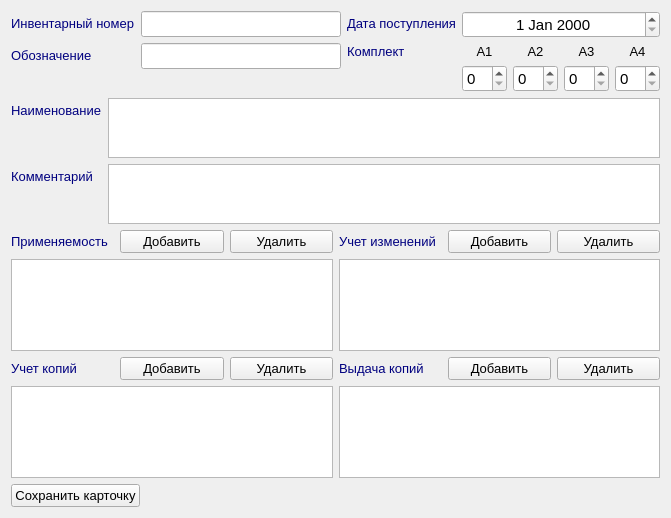
<?xml version="1.0" encoding="UTF-8"?>
<ui version="4.0">
 <class>CardEditForm</class>
 <widget class="QWidget" name="CardEditForm">
  <property name="geometry">
   <rect>
    <x>0</x>
    <y>0</y>
    <width>671</width>
    <height>518</height>
   </rect>
  </property>
  <property name="windowTitle">
   <string>Form</string>
  </property>
  <layout class="QGridLayout" name="gridLayout">
   <item row="0" column="0" colspan="2">
    <layout class="QVBoxLayout" name="verticalLayout_2">
     <item>
      <layout class="QHBoxLayout" name="horizontalLayout_3">
       <item>
        <layout class="QFormLayout" name="formLayout">
         <item row="0" column="0">
          <widget class="QLabel" name="labelInventoryNumber">
           <property name="font">
            <font>
             <pointsize>10</pointsize>
            </font>
           </property>
           <property name="text">
            <string>&lt;html&gt;&lt;head/&gt;&lt;body&gt;&lt;p&gt;&lt;span style=&quot; color:#00007f;&quot;&gt;Инвентарный номер&lt;/span&gt;&lt;/p&gt;&lt;/body&gt;&lt;/html&gt;</string>
           </property>
          </widget>
         </item>
         <item row="0" column="1">
          <widget class="QLineEdit" name="lineEditInventoryNumber">
           <property name="sizePolicy">
            <sizepolicy hsizetype="MinimumExpanding" vsizetype="Fixed">
             <horstretch>0</horstretch>
             <verstretch>0</verstretch>
            </sizepolicy>
           </property>
           <property name="font">
            <font>
             <pointsize>11</pointsize>
            </font>
           </property>
          </widget>
         </item>
         <item row="1" column="0">
          <widget class="QLabel" name="labelDesignation">
           <property name="font">
            <font>
             <pointsize>10</pointsize>
            </font>
           </property>
           <property name="text">
            <string>&lt;html&gt;&lt;head/&gt;&lt;body&gt;&lt;p&gt;&lt;span style=&quot; color:#00007f;&quot;&gt;Обозначение&lt;/span&gt;&lt;/p&gt;&lt;/body&gt;&lt;/html&gt;</string>
           </property>
          </widget>
         </item>
         <item row="1" column="1">
          <widget class="QLineEdit" name="lineEditDesignation">
           <property name="sizePolicy">
            <sizepolicy hsizetype="Expanding" vsizetype="Fixed">
             <horstretch>0</horstretch>
             <verstretch>0</verstretch>
            </sizepolicy>
           </property>
           <property name="font">
            <font>
             <pointsize>11</pointsize>
            </font>
           </property>
          </widget>
         </item>
        </layout>
       </item>
       <item>
        <layout class="QFormLayout" name="formLayout_3">
         <item row="0" column="0">
          <widget class="QLabel" name="labelReceiptDate">
           <property name="font">
            <font>
             <pointsize>10</pointsize>
            </font>
           </property>
           <property name="text">
            <string>&lt;html&gt;&lt;head/&gt;&lt;body&gt;&lt;p&gt;&lt;span style=&quot; color:#00007f;&quot;&gt;Дата поступления&lt;/span&gt;&lt;/p&gt;&lt;/body&gt;&lt;/html&gt;</string>
           </property>
          </widget>
         </item>
         <item row="1" column="0">
          <widget class="QLabel" name="labelKit">
           <property name="font">
            <font>
             <pointsize>10</pointsize>
            </font>
           </property>
           <property name="text">
            <string>&lt;html&gt;&lt;head/&gt;&lt;body&gt;&lt;p&gt;&lt;span style=&quot; color:#00007f;&quot;&gt;Комплект&lt;/span&gt;&lt;/p&gt;&lt;/body&gt;&lt;/html&gt;</string>
           </property>
           <property name="alignment">
            <set>Qt::AlignLeading|Qt::AlignLeft|Qt::AlignTop</set>
           </property>
          </widget>
         </item>
         <item row="1" column="1">
          <layout class="QVBoxLayout" name="verticalLayout">
           <item>
            <layout class="QHBoxLayout" name="horizontalLayout_2">
             <item>
              <widget class="QLabel" name="labelA1">
               <property name="font">
                <font>
                 <pointsize>10</pointsize>
                </font>
               </property>
               <property name="text">
                <string>A1</string>
               </property>
               <property name="alignment">
                <set>Qt::AlignCenter</set>
               </property>
              </widget>
             </item>
             <item>
              <widget class="QLabel" name="labelA2">
               <property name="font">
                <font>
                 <pointsize>10</pointsize>
                </font>
               </property>
               <property name="text">
                <string>A2</string>
               </property>
               <property name="alignment">
                <set>Qt::AlignCenter</set>
               </property>
              </widget>
             </item>
             <item>
              <widget class="QLabel" name="labelA3">
               <property name="font">
                <font>
                 <pointsize>10</pointsize>
                </font>
               </property>
               <property name="text">
                <string>A3</string>
               </property>
               <property name="alignment">
                <set>Qt::AlignCenter</set>
               </property>
              </widget>
             </item>
             <item>
              <widget class="QLabel" name="labelA4">
               <property name="font">
                <font>
                 <pointsize>10</pointsize>
                </font>
               </property>
               <property name="text">
                <string>A4</string>
               </property>
               <property name="alignment">
                <set>Qt::AlignCenter</set>
               </property>
              </widget>
             </item>
            </layout>
           </item>
           <item>
            <layout class="QHBoxLayout" name="horizontalLayout">
             <item>
              <widget class="QSpinBox" name="spinBoxA1">
               <property name="font">
                <font>
                 <pointsize>11</pointsize>
                </font>
               </property>
              </widget>
             </item>
             <item>
              <widget class="QSpinBox" name="spinBoxA2">
               <property name="font">
                <font>
                 <pointsize>11</pointsize>
                </font>
               </property>
              </widget>
             </item>
             <item>
              <widget class="QSpinBox" name="spinBoxA3">
               <property name="font">
                <font>
                 <pointsize>11</pointsize>
                </font>
               </property>
              </widget>
             </item>
             <item>
              <widget class="QSpinBox" name="spinBoxA4">
               <property name="font">
                <font>
                 <pointsize>11</pointsize>
                </font>
               </property>
              </widget>
             </item>
            </layout>
           </item>
          </layout>
         </item>
         <item row="0" column="1">
          <widget class="QDateEdit" name="dateEditReceiptDate">
           <property name="font">
            <font>
             <pointsize>11</pointsize>
            </font>
           </property>
           <property name="alignment">
            <set>Qt::AlignCenter</set>
           </property>
          </widget>
         </item>
        </layout>
       </item>
      </layout>
     </item>
     <item>
      <layout class="QFormLayout" name="formLayout_2">
       <item row="0" column="0">
        <widget class="QLabel" name="labelName">
         <property name="font">
          <font>
           <pointsize>10</pointsize>
          </font>
         </property>
         <property name="text">
          <string>&lt;html&gt;&lt;head/&gt;&lt;body&gt;&lt;p&gt;&lt;span style=&quot; color:#00007f;&quot;&gt;Наименование&lt;/span&gt;&lt;/p&gt;&lt;/body&gt;&lt;/html&gt;</string>
         </property>
        </widget>
       </item>
       <item row="1" column="0">
        <widget class="QLabel" name="labelComment">
         <property name="font">
          <font>
           <pointsize>10</pointsize>
          </font>
         </property>
         <property name="text">
          <string>&lt;html&gt;&lt;head/&gt;&lt;body&gt;&lt;p&gt;&lt;span style=&quot; color:#00007f;&quot;&gt;Комментарий&lt;/span&gt;&lt;/p&gt;&lt;/body&gt;&lt;/html&gt;</string>
         </property>
        </widget>
       </item>
       <item row="1" column="1">
        <widget class="QTextEdit" name="textEditComment">
         <property name="sizePolicy">
          <sizepolicy hsizetype="Expanding" vsizetype="Maximum">
           <horstretch>0</horstretch>
           <verstretch>0</verstretch>
          </sizepolicy>
         </property>
         <property name="maximumSize">
          <size>
           <width>16777215</width>
           <height>60</height>
          </size>
         </property>
         <property name="font">
          <font>
           <pointsize>11</pointsize>
          </font>
         </property>
        </widget>
       </item>
       <item row="0" column="1">
        <widget class="QTextEdit" name="textEditName">
         <property name="maximumSize">
          <size>
           <width>16777215</width>
           <height>60</height>
          </size>
         </property>
         <property name="font">
          <font>
           <pointsize>11</pointsize>
          </font>
         </property>
        </widget>
       </item>
      </layout>
     </item>
    </layout>
   </item>
   <item row="1" column="0" colspan="2">
    <layout class="QVBoxLayout" name="verticalLayout_3">
     <item>
      <layout class="QHBoxLayout" name="horizontalLayout_7">
       <item>
        <layout class="QHBoxLayout" name="horizontalLayout_4">
         <item>
          <widget class="QLabel" name="labelApplicability">
           <property name="font">
            <font>
             <pointsize>10</pointsize>
            </font>
           </property>
           <property name="text">
            <string>&lt;html&gt;&lt;head/&gt;&lt;body&gt;&lt;p&gt;&lt;span style=&quot; color:#00007f;&quot;&gt;Применяемость&lt;/span&gt;&lt;/p&gt;&lt;/body&gt;&lt;/html&gt;</string>
           </property>
          </widget>
         </item>
         <item>
          <widget class="QPushButton" name="pushButtonApplicabilityAdd">
           <property name="font">
            <font>
             <pointsize>10</pointsize>
            </font>
           </property>
           <property name="text">
            <string>Добавить</string>
           </property>
          </widget>
         </item>
         <item>
          <widget class="QPushButton" name="pushButtonApplicabilityDel">
           <property name="font">
            <font>
             <pointsize>10</pointsize>
            </font>
           </property>
           <property name="text">
            <string>Удалить</string>
           </property>
          </widget>
         </item>
        </layout>
       </item>
       <item>
        <layout class="QHBoxLayout" name="horizontalLayout_5">
         <item>
          <widget class="QLabel" name="labelChangeAccounting">
           <property name="font">
            <font>
             <pointsize>10</pointsize>
            </font>
           </property>
           <property name="text">
            <string>&lt;html&gt;&lt;head/&gt;&lt;body&gt;&lt;p&gt;&lt;span style=&quot; color:#00007f;&quot;&gt;Учет изменений&lt;/span&gt;&lt;/p&gt;&lt;/body&gt;&lt;/html&gt;</string>
           </property>
          </widget>
         </item>
         <item>
          <widget class="QPushButton" name="pushButtonChangeAccountingAdd">
           <property name="font">
            <font>
             <pointsize>10</pointsize>
            </font>
           </property>
           <property name="text">
            <string>Добавить</string>
           </property>
          </widget>
         </item>
         <item>
          <widget class="QPushButton" name="pushButtonChangeAccountingDel">
           <property name="font">
            <font>
             <pointsize>10</pointsize>
            </font>
           </property>
           <property name="text">
            <string>Удалить</string>
           </property>
          </widget>
         </item>
        </layout>
       </item>
      </layout>
     </item>
     <item>
      <layout class="QHBoxLayout" name="horizontalLayout_6">
       <item>
        <widget class="QTableWidget" name="tableWidgetApplicability">
         <property name="font">
          <font>
           <family>MS Shell Dlg 2</family>
           <pointsize>10</pointsize>
          </font>
         </property>
        </widget>
       </item>
       <item>
        <widget class="QTableWidget" name="tableWidgetChangeAccounting">
         <property name="font">
          <font>
           <family>MS Shell Dlg 2</family>
           <pointsize>10</pointsize>
          </font>
         </property>
        </widget>
       </item>
      </layout>
     </item>
    </layout>
   </item>
   <item row="2" column="0" colspan="2">
    <layout class="QVBoxLayout" name="verticalLayout_4">
     <item>
      <layout class="QHBoxLayout" name="horizontalLayout_10">
       <item>
        <layout class="QHBoxLayout" name="horizontalLayout_8">
         <item>
          <widget class="QLabel" name="labelCopyAccounting">
           <property name="font">
            <font>
             <pointsize>10</pointsize>
            </font>
           </property>
           <property name="text">
            <string>&lt;html&gt;&lt;head/&gt;&lt;body&gt;&lt;p&gt;&lt;span style=&quot; color:#00007f;&quot;&gt;Учет копий&lt;/span&gt;&lt;/p&gt;&lt;/body&gt;&lt;/html&gt;</string>
           </property>
          </widget>
         </item>
         <item>
          <widget class="QPushButton" name="pushButtonCopyAccountingAdd">
           <property name="font">
            <font>
             <pointsize>10</pointsize>
            </font>
           </property>
           <property name="text">
            <string>Добавить</string>
           </property>
          </widget>
         </item>
         <item>
          <widget class="QPushButton" name="pushButtonCopyAccountingDel">
           <property name="font">
            <font>
             <pointsize>10</pointsize>
            </font>
           </property>
           <property name="text">
            <string>Удалить</string>
           </property>
          </widget>
         </item>
        </layout>
       </item>
       <item>
        <layout class="QHBoxLayout" name="horizontalLayout_9">
         <item>
          <widget class="QLabel" name="labelIssuanceOfCopies">
           <property name="font">
            <font>
             <pointsize>10</pointsize>
            </font>
           </property>
           <property name="text">
            <string>&lt;html&gt;&lt;head/&gt;&lt;body&gt;&lt;p&gt;&lt;span style=&quot; color:#00007f;&quot;&gt;Выдача копий&lt;/span&gt;&lt;/p&gt;&lt;/body&gt;&lt;/html&gt;</string>
           </property>
          </widget>
         </item>
         <item>
          <widget class="QPushButton" name="pushButtonIssuanceOfCopiesAdd">
           <property name="font">
            <font>
             <pointsize>10</pointsize>
            </font>
           </property>
           <property name="text">
            <string>Добавить</string>
           </property>
          </widget>
         </item>
         <item>
          <widget class="QPushButton" name="pushButtonIssuanceOfCopiesDel">
           <property name="font">
            <font>
             <pointsize>10</pointsize>
            </font>
           </property>
           <property name="text">
            <string>Удалить</string>
           </property>
          </widget>
         </item>
        </layout>
       </item>
      </layout>
     </item>
     <item>
      <layout class="QHBoxLayout" name="horizontalLayout_11">
       <item>
        <widget class="QTableWidget" name="tableWidgetCopyAccounting">
         <property name="font">
          <font>
           <family>MS Shell Dlg 2</family>
           <pointsize>10</pointsize>
          </font>
         </property>
        </widget>
       </item>
       <item>
        <widget class="QTableWidget" name="tableWidgetIssuanceOfCopies">
         <property name="font">
          <font>
           <family>MS Shell Dlg 2</family>
           <pointsize>10</pointsize>
          </font>
         </property>
        </widget>
       </item>
      </layout>
     </item>
    </layout>
   </item>
   <item row="3" column="0">
    <spacer name="verticalSpacer">
     <property name="orientation">
      <enum>Qt::Vertical</enum>
     </property>
     <property name="sizeHint" stdset="0">
      <size>
       <width>20</width>
       <height>40</height>
      </size>
     </property>
    </spacer>
   </item>
   <item row="4" column="0">
    <widget class="QPushButton" name="pushButtonSaveCard">
     <property name="font">
      <font>
       <pointsize>10</pointsize>
      </font>
     </property>
     <property name="text">
      <string>Сохранить карточку</string>
     </property>
    </widget>
   </item>
   <item row="4" column="1">
    <spacer name="horizontalSpacer">
     <property name="orientation">
      <enum>Qt::Horizontal</enum>
     </property>
     <property name="sizeHint" stdset="0">
      <size>
       <width>40</width>
       <height>20</height>
      </size>
     </property>
    </spacer>
   </item>
  </layout>
 </widget>
 <tabstops>
  <tabstop>lineEditInventoryNumber</tabstop>
  <tabstop>dateEditReceiptDate</tabstop>
  <tabstop>lineEditDesignation</tabstop>
  <tabstop>spinBoxA1</tabstop>
  <tabstop>spinBoxA2</tabstop>
  <tabstop>spinBoxA3</tabstop>
  <tabstop>spinBoxA4</tabstop>
  <tabstop>textEditName</tabstop>
  <tabstop>textEditComment</tabstop>
  <tabstop>pushButtonApplicabilityAdd</tabstop>
  <tabstop>pushButtonApplicabilityDel</tabstop>
  <tabstop>pushButtonChangeAccountingAdd</tabstop>
  <tabstop>pushButtonChangeAccountingDel</tabstop>
  <tabstop>tableWidgetApplicability</tabstop>
  <tabstop>tableWidgetChangeAccounting</tabstop>
  <tabstop>pushButtonCopyAccountingAdd</tabstop>
  <tabstop>pushButtonCopyAccountingDel</tabstop>
  <tabstop>pushButtonIssuanceOfCopiesAdd</tabstop>
  <tabstop>pushButtonIssuanceOfCopiesDel</tabstop>
  <tabstop>tableWidgetCopyAccounting</tabstop>
  <tabstop>tableWidgetIssuanceOfCopies</tabstop>
  <tabstop>pushButtonSaveCard</tabstop>
 </tabstops>
 <resources/>
 <connections/>
</ui>
